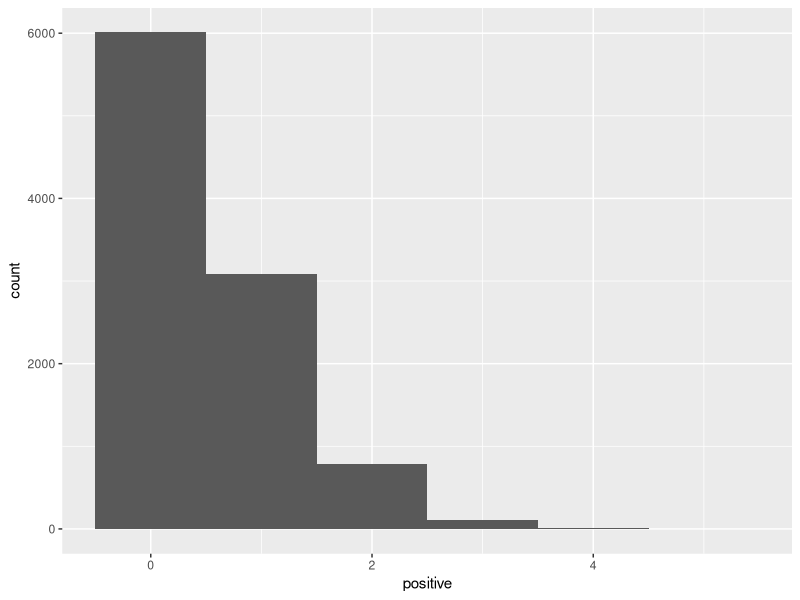
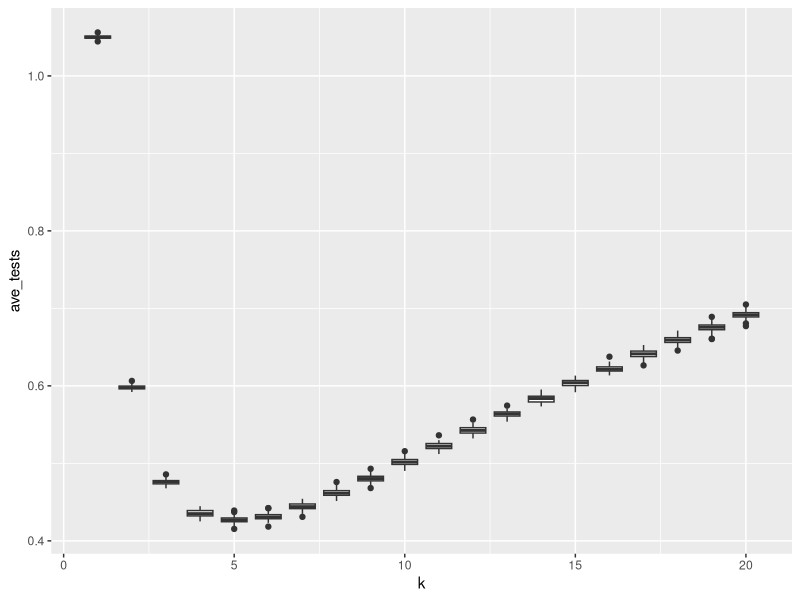

The R script that drew these images, in order:
## ---- chunk 1
print("Roses are red,")
print("violets are blue,")
print("R's pretty rad,")
print("and Bayes' rule rules.")
## ---- chunk 2

## ---- chunk 3

# This chunk has a name!
# These lines with '#' are comments. 
# The computer ignores them but humans don't. 
# You can use them to clarify code.
#
# It is good coding style to use comments 
# to clarify any confusing lines.

2 + 3 + 5  # Addition
2 * 3 * 5  # Multiplication
(2 ^ 3) ^ 5  # Exponentiation
## ---- chunk 4
# Three variables
a <- 42
b = 42
a <- TRUE # Overwrite a with a new value
word_variable <- 'words go in quotes!'  # Variable names don't have spaces

# A named list of the three variables (see https://www.geeksforgeeks.org/named-list-in-r-programming/ for info on named lists)
#This allows us to store a collection of variables and retreive them by name
list_of_data <- list(logical= a, number=b, word= word_variable)
print(list_of_data)

#see what is in the "number" slot
list_of_data$number

#You can also still pull out the stored information by position in the list
list_of_data[3]

## ---- chunk 5
knitr::opts_chunk$set(echo = TRUE)  # Set up knitr
## ---- chunk 6
library(tidyverse)  # Import the tidyverse package
knitr::opts_chunk$set(echo = TRUE)  # ready knitr 
## ---- chunk 7
k <- 10  # Number of people in a pool
samps <- 10000  # The total number of pools we test.

## ---- chunk 8
pos_rate <- 0.05  # The rate at which people have COVID. This is now a variable and is saved.
rbinom(1, size = k, prob = pos_rate)  # This randomly picks the number of people with covid in one pool from a binomial distribution.
## ---- chunk 9
# Make 42 random draws from the binomial distribution.
rbinom(42, size = k, prob = pos_rate)  

# If we want to type in the values directly, we can do this.
#Make 10 random draws, from a pool of 10, with positive rate of 50%.
rbinom(10, size = 10, prob = 0.5)  
## ---- chunk 10
# Write your answer here.

## ---- chunk 11
?rbinom

# Write down the three other types of bionomial function's names. 
## ---- chunk 12
# Make a vector of all the pools, 
# where the i'th pool has the number of people with COVID in it.
positive <- rbinom(n = samps, size = k, prob = pos_rate) 

# Arrange data in a tibble.
# Look in your Environment panel and click pools to see what this data looks like.
pools <- as_tibble(positive)  
## ---- chunk 13
# Make a plot and say what data we will plot
ggplot(data = pools, aes(x = positive)) +  
  geom_histogram(binwidth = 1) 
## ---- chunk 14
# 'mutate' adds two columns to the data frame, one called 'retest'
# and one called 'tests'. These columns are filled with the values provided.
# You can look at the pools variable before and after running this to see what changed!
pools <- mutate(pools, retest = sign(positive) , tests = 1 + retest * k)  

# Take mean number of tests needed
mean(pools$tests) / k
## ---- chunk 15
pools <- pools %>% 
  mutate(retest = sign(positive) , tests = 1 + retest * k)  
## ---- chunk 16

z = -10 + 3i  # The imaginary number 10 + 3i

z %>%
  Re() %>%  # Take the real part...
  abs() %>% # then take the absolute value...
  log(base = 10)  # then take log base ten.
  

# Same thing but now save it as the variable a
a <- z %>%
  Re() %>%  # Take the real part...
  abs() %>% # then take the absolute value...
  log(base = 10)  # the take the log base ten.

print(a)
## ---- chunk 17

z = -10 + 3i

a = log(abs(Re(z)), base = 10)

## ---- chunk 18

# Modify this code.

z = -10 + 3i  # The imaginary number 10 + 3i

z %>%
  Re() %>%  # Take the real part...
  abs() %>% # then take the absolute value...
  log(base = 10)  # then take the log base ten.
  


## ---- chunk 19

# This function takes in a pool size k and 
# returns the mean number of tests needed
# to identify everybody that has COVID.

calc_tests <- function(k) {
  
  pos_rate <- 0.05
  samps <- 10000
  positive = rbinom(n = samps, size = k, prob = pos_rate)  # Make new data for each run
  pools <-  as_tibble(positive)
  
  pools <- pools %>%
    mutate(retest = sign(positive) , tests= 1 + retest * k)
  
  output <- mean(pools$tests) / k
  
  output  # Return the mean

}

## ---- chunk 20
calc_tests(3)  # Mean tests needed for when pools have three people each
## ---- chunk 21
# make a new tibble that contains the pool size *k* 
# for each replicate and does each replicate 100 times.
keffects <- tibble(k = rep(seq(20), 100)) 

# Calculate the average number of tests needed
keffects <- keffects %>%
  rowwise() %>%
  mutate(ave_tests = calc_tests(k), poolsize = as.integer(k))  # convert *k* to an integer to get geom_boxplot to work properly. 


ggplot(data = keffects, aes(x = k, y = ave_tests, group = poolsize)) +
  geom_boxplot()




